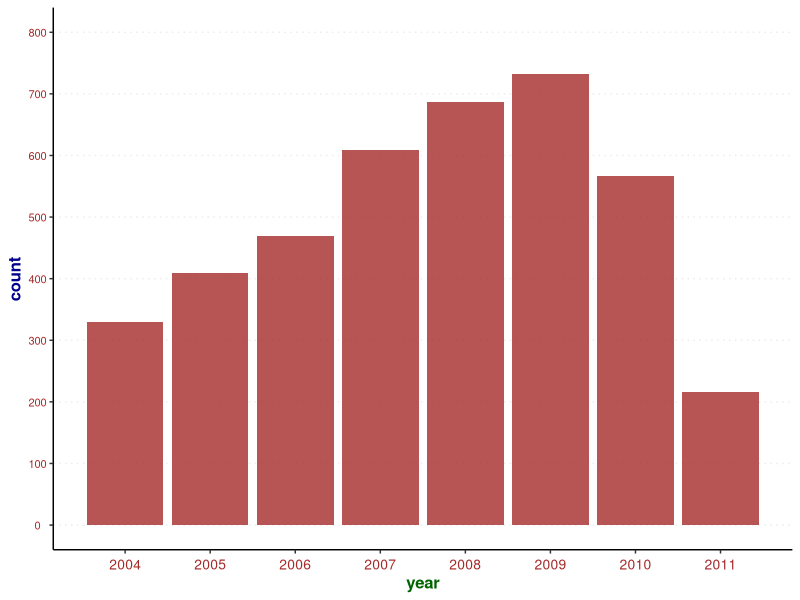
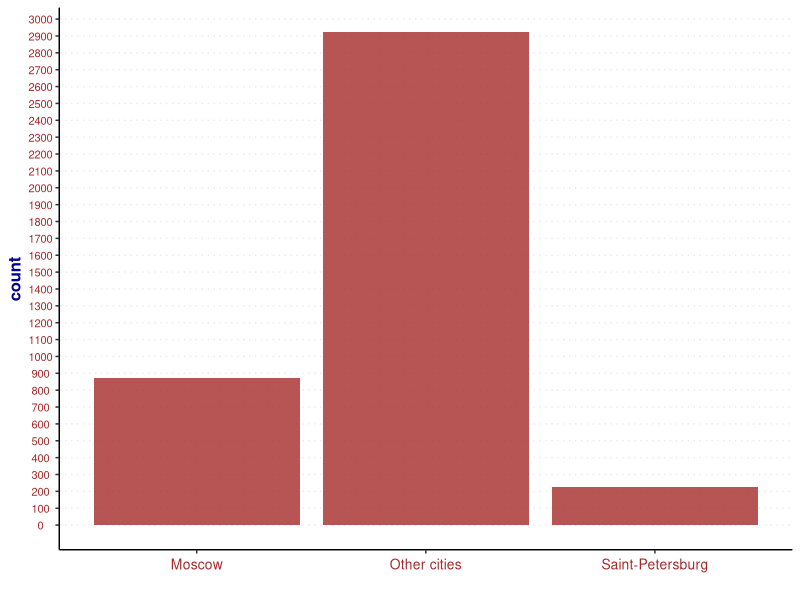
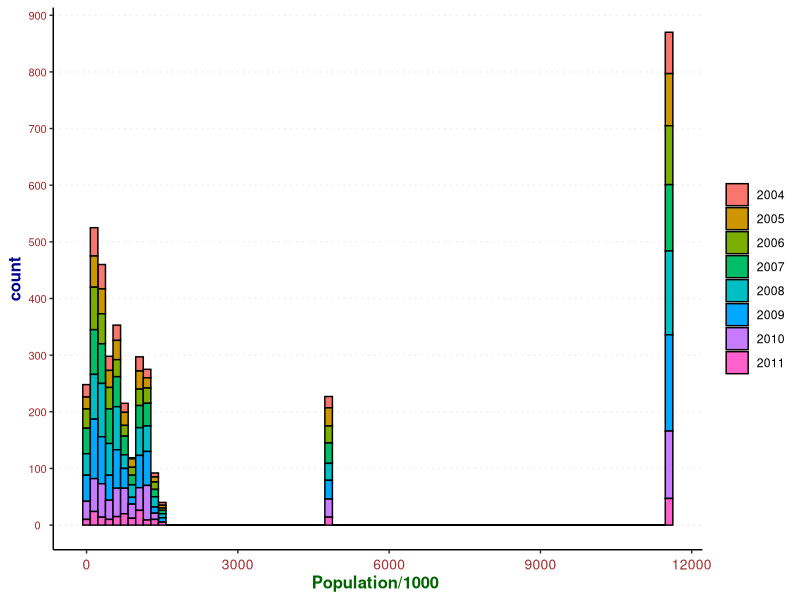
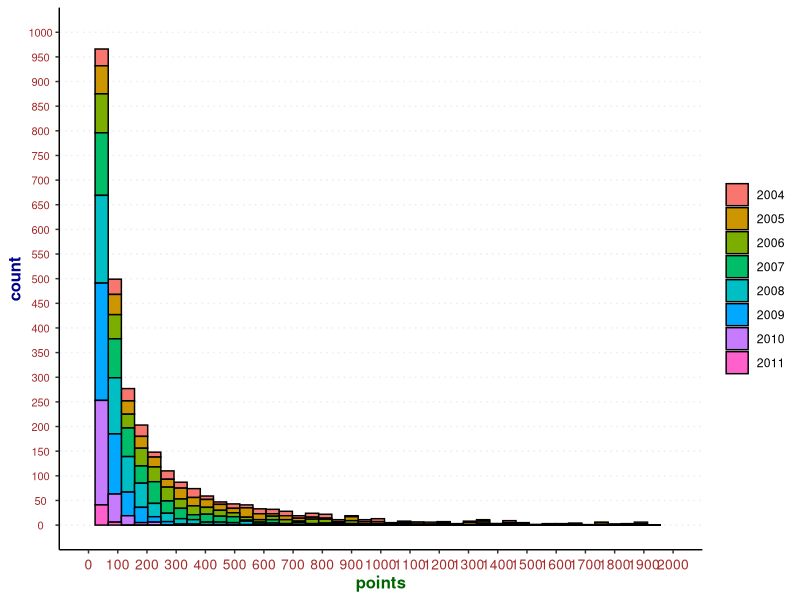
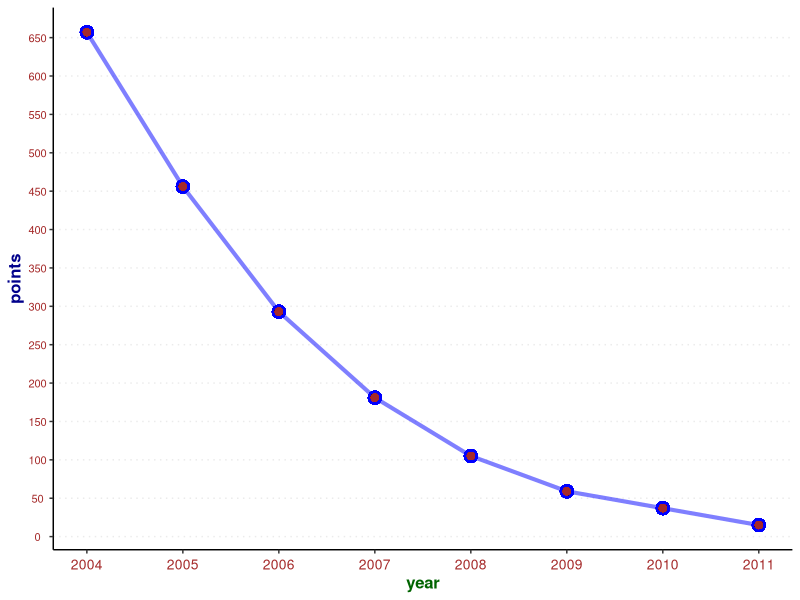
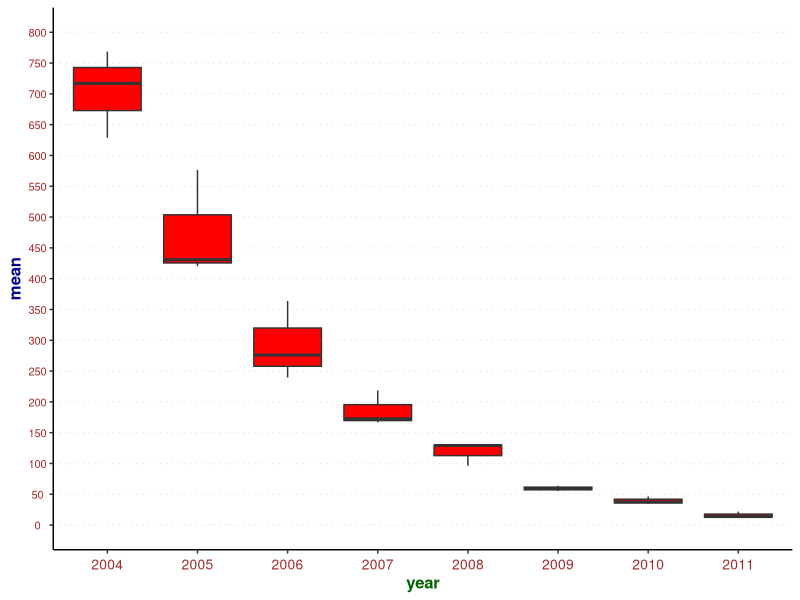
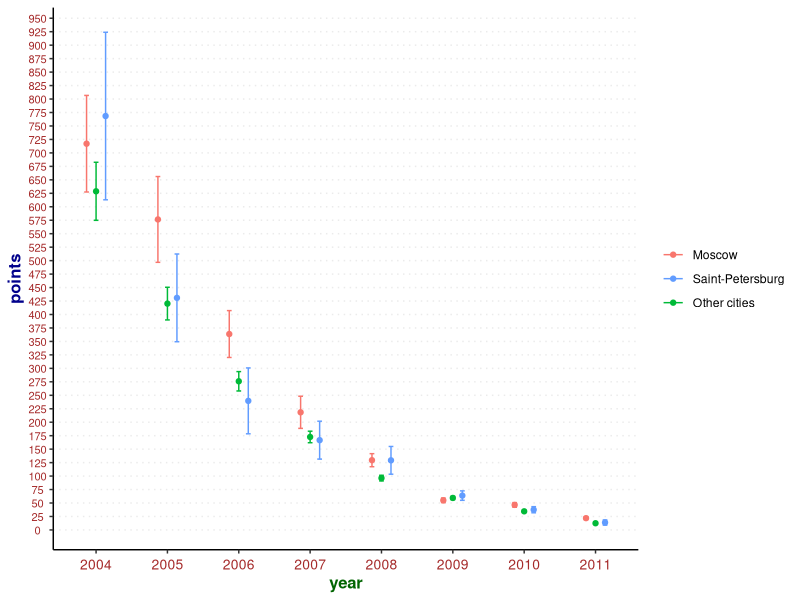

Write the R code that produced these figures, in order.
## ---- chunk 1
knitr::opts_chunk$set(echo = TRUE, message = FALSE, warning = FALSE)
## ---- chunk 2
library(dplyr)
library(tidyr)
library(ggplot2)
library(gplots)
library(readxl)
## ---- chunk 3
theme <- theme_classic()+
  theme(plot.title = element_text(colour = "red", face = "italic"),
        legend.title = element_blank(),
        axis.title.x = element_text(face="bold", colour="darkgreen", size = 12),
        axis.text.x  = element_text(vjust = 0.5, color = "brown", size = 10), 
        axis.title.y = element_text(face="bold", colour="darkblue", size = 12),
        axis.text.y  = element_text(size = 8, hjust = 0.5, colour = "brown"),
        panel.grid.major.y = element_line(linetype = "dotted"))
## ---- chunk 4
raw.data <- read_excel("RTTdata.xlsx")
cities <- read_excel("Cities.xlsx")
## ---- chunk 5
final_data <- read.csv("final_data.csv")
final_data <- final_data  %>%  mutate(factor.city=factor(factor.city))
## ---- chunk 6
str(final_data)
## ---- chunk 7
ggplot(final_data, aes(year))+
  geom_bar(fill="brown", alpha=.8 )+
  scale_y_continuous(breaks = seq(0,900,100), limits = c(0,800))+
  scale_x_continuous(breaks = seq(2004,2011,1))+theme
## ---- chunk 8
ggplot(final_data, aes(factor.city))+
  geom_bar(fill="brown", alpha=.8 )+
  scale_y_continuous(breaks = seq(0,3200,100))+
  scale_x_discrete(name = "",
                   labels = c("Moscow","Other cities","Saint-Petersburg"))+theme
## ---- chunk 9
ggplot(final_data, aes(`populationx1000`, fill = as.factor(year)))+
  geom_histogram(binwidth = 150, color = 'black')+
  scale_y_continuous(breaks = seq(0,900,100))+
  xlab("Population/1000 ")+
  ylab("count")+
  theme
## ---- chunk 10
ggplot(final_data, aes(points, fill = as.factor(year)))+
  geom_histogram(binwidth = 45, color="black")+
  scale_y_continuous(name = "count", breaks = seq(0,1000,50), limits = c(0,1000))+
  scale_x_continuous(breaks = seq(0,2000,100), limits = c(0,2000))+theme
## ---- chunk 11
  
ggplot(final_data, aes(year, mean_points_by_year, group = "year"))+
  ylab("points")+ xlab("year")+
  geom_line(color = "blue", size = 1.4, alpha = .5)+
  geom_point(color = "blue", size = 4)+
  geom_point(color = "brown", size = 2)+
  scale_x_continuous(breaks = c(2004,2005,2006,2007,2008,2009,2010,2011))+
  scale_y_continuous(breaks = seq(0,800,50))+theme
## ---- chunk 12
stats <- final_data %>% 
  group_by(year, factor.city) %>% 
  summarise(n = n(),
            mean = round(mean(points, na.rm = TRUE),2),
            sd = round(sd(points, na.rm = T), 2),
            median = median(points, na.rm = T),
            first_quartile = quantile(points, 0.25, na.rm = T),
            third_quartile = quantile(points, 0.75, na.rm = T))
as.data.frame(stats)
## ---- chunk 13
ggplot(stats, aes(as.factor(year), mean))+
  geom_boxplot(fill="red")+
  scale_y_continuous(name = "mean", breaks = seq(0,800,50), limits = c(0,800))+
  xlab("year")+
  theme
## ---- chunk 14
final_data %>% group_by(year) %>% summarize(mean=mean(points))
## ---- chunk 15
final_data$year <- factor(final_data$year)
fit1 <- aov(points ~ year, final_data)
summary(fit1)
## ---- chunk 16
TukeyHSD(fit1)
## ---- chunk 17
final_data %>% group_by(factor.city) %>% summarize(mean=mean(points))
## ---- chunk 18
fit2 <- aov(points ~ factor.city, final_data)
summary(fit2)
## ---- chunk 19
TukeyHSD(fit2)
## ---- chunk 20
final_data %>% group_by(factor.city, year) %>% summarize(mean=mean(points))
## ---- chunk 21
fit3 <- aov(points ~ year * factor.city, data = final_data)
summary(fit3)
## ---- chunk 22
pd = position_dodge(0.4)
ggplot(final_data, aes(year, points, col = factor.city))+
  stat_summary(fun = mean, geom = 'point', lwd = 1.2, position = pd)+ 
  stat_summary(fun.data = mean_se, geom = 'errorbar', width=0.2, size = 0.5, position = pd) +
  scale_y_continuous(name = "points", breaks = seq(0, 1150, 25))+xlab("year")+
  scale_color_discrete(breaks=c("moscow", "spb", "other"),
                       labels=c("Moscow", "Saint-Petersburg","Other cities"))+
  theme_classic()+theme
